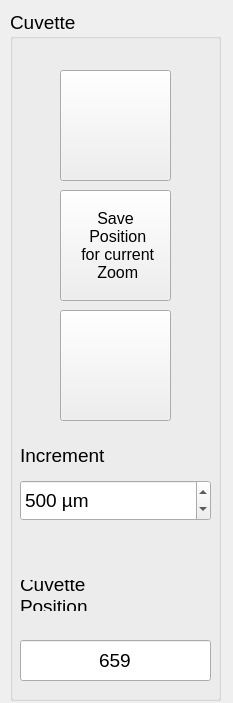
<?xml version="1.0" encoding="UTF-8"?>
<ui version="4.0">
 <class>Form</class>
 <widget class="QWidget" name="Form">
  <property name="geometry">
   <rect>
    <x>0</x>
    <y>0</y>
    <width>233</width>
    <height>703</height>
   </rect>
  </property>
  <property name="windowTitle">
   <string>Form</string>
  </property>
  <widget class="QGroupBox" name="cuvetteGroupBox">
   <property name="enabled">
    <bool>true</bool>
   </property>
   <property name="geometry">
    <rect>
     <x>10</x>
     <y>10</y>
     <width>211</width>
     <height>691</height>
    </rect>
   </property>
   <property name="font">
    <font>
     <pointsize>14</pointsize>
     <weight>50</weight>
     <bold>false</bold>
    </font>
   </property>
   <property name="title">
    <string>Cuvette</string>
   </property>
   <widget class="QPushButton" name="cuvetteMinusButton">
    <property name="enabled">
     <bool>true</bool>
    </property>
    <property name="geometry">
     <rect>
      <x>50</x>
      <y>60</y>
      <width>111</width>
      <height>111</height>
     </rect>
    </property>
    <property name="font">
     <font>
      <weight>50</weight>
      <italic>false</italic>
      <bold>false</bold>
     </font>
    </property>
    <property name="text">
     <string/>
    </property>
    <property name="icon">
     <iconset>
      <normaloff>up-red.png</normaloff>up-red.png</iconset>
    </property>
    <property name="iconSize">
     <size>
      <width>80</width>
      <height>80</height>
     </size>
    </property>
    <property name="autoRepeat">
     <bool>true</bool>
    </property>
   </widget>
   <widget class="QPushButton" name="cuvettePlusButton">
    <property name="enabled">
     <bool>true</bool>
    </property>
    <property name="geometry">
     <rect>
      <x>50</x>
      <y>300</y>
      <width>111</width>
      <height>111</height>
     </rect>
    </property>
    <property name="font">
     <font>
      <weight>50</weight>
      <italic>false</italic>
      <bold>false</bold>
     </font>
    </property>
    <property name="text">
     <string/>
    </property>
    <property name="icon">
     <iconset>
      <normaloff>down-red.png</normaloff>down-red.png</iconset>
    </property>
    <property name="iconSize">
     <size>
      <width>80</width>
      <height>80</height>
     </size>
    </property>
    <property name="autoRepeat">
     <bool>true</bool>
    </property>
   </widget>
   <widget class="QPushButton" name="cuvetteSaveButton">
    <property name="enabled">
     <bool>true</bool>
    </property>
    <property name="geometry">
     <rect>
      <x>50</x>
      <y>180</y>
      <width>111</width>
      <height>111</height>
     </rect>
    </property>
    <property name="font">
     <font>
      <pointsize>12</pointsize>
      <weight>50</weight>
      <italic>false</italic>
      <bold>false</bold>
     </font>
    </property>
    <property name="text">
     <string>Save
 Position
 for current 
 Zoom</string>
    </property>
    <property name="checkable">
     <bool>true</bool>
    </property>
   </widget>
   <widget class="QLabel" name="label_19">
    <property name="enabled">
     <bool>true</bool>
    </property>
    <property name="geometry">
     <rect>
      <x>10</x>
      <y>430</y>
      <width>141</width>
      <height>31</height>
     </rect>
    </property>
    <property name="font">
     <font>
      <pointsize>14</pointsize>
     </font>
    </property>
    <property name="text">
     <string>Increment</string>
    </property>
   </widget>
   <widget class="QSpinBox" name="cuvetteIncrementSpinbox">
    <property name="enabled">
     <bool>true</bool>
    </property>
    <property name="geometry">
     <rect>
      <x>10</x>
      <y>470</y>
      <width>191</width>
      <height>41</height>
     </rect>
    </property>
    <property name="font">
     <font>
      <pointsize>14</pointsize>
     </font>
    </property>
    <property name="suffix">
     <string> µm</string>
    </property>
    <property name="maximum">
     <number>1000</number>
    </property>
    <property name="value">
     <number>500</number>
    </property>
   </widget>
   <widget class="QLabel" name="label_20">
    <property name="enabled">
     <bool>true</bool>
    </property>
    <property name="geometry">
     <rect>
      <x>10</x>
      <y>570</y>
      <width>141</width>
      <height>31</height>
     </rect>
    </property>
    <property name="font">
     <font>
      <pointsize>14</pointsize>
     </font>
    </property>
    <property name="text">
     <string>Cuvette 
Position</string>
    </property>
   </widget>
   <widget class="QLineEdit" name="Cuvette_Position_Indicator">
    <property name="geometry">
     <rect>
      <x>10</x>
      <y>630</y>
      <width>191</width>
      <height>41</height>
     </rect>
    </property>
    <property name="font">
     <font>
      <pointsize>14</pointsize>
     </font>
    </property>
    <property name="accessibleName">
     <string>X</string>
    </property>
    <property name="text">
     <string>659</string>
    </property>
    <property name="alignment">
     <set>Qt::AlignCenter</set>
    </property>
    <property name="readOnly">
     <bool>true</bool>
    </property>
   </widget>
  </widget>
 </widget>
 <resources/>
 <connections/>
</ui>
